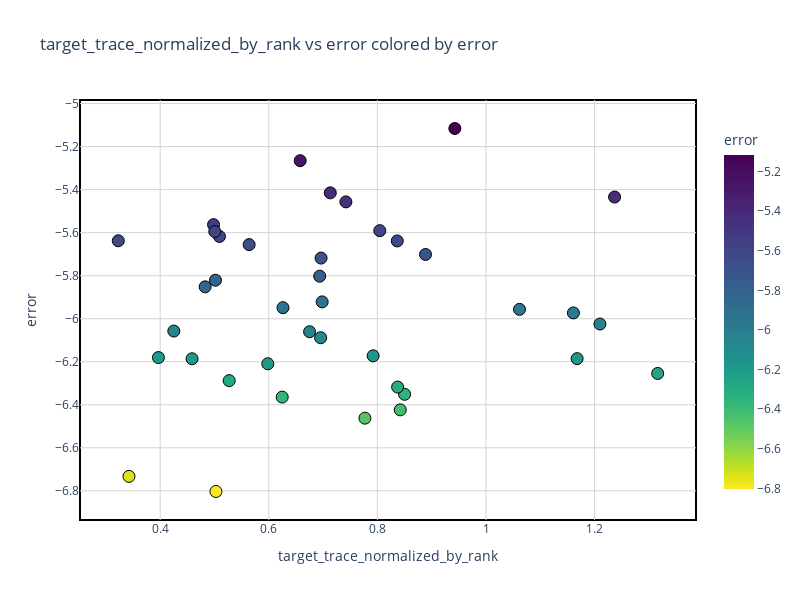

Write notebook code for a chart like this one.
### Code cell
fig =plot_metric_vs_error_plotly(df_agg_by_test_key, qfim_type=None, x_metric="target_trace_normalized_by_rank", error_col="error")
fig.show()

### Figure 1 — Plotly figure (JSON) as saved in the notebook; plotly's stock layout.template omitted (floating-point values rounded to 4 significant figures; data arrays with more than 128 entries replaced by an {"elided": "..."} marker saying what was removed)
{"data": [{"customdata": [["test0"], ["test1"], ["test104"], ["test110"], ["test12"], ["test122"], ["test124"], ["test128"], ["test129"], ["test139"], ["test146"], ["test170"], ["test175"], ["test176"], ["test18"], ["test197"], ["test200"], ["test235"], ["test252"], ["test255"], ["test261"], ["test262"], ["test270"], ["test275"], ["test276"], ["test277"], ["test288"], ["test298"], ["test300"], ["test319"], ["test322"], ["test325"], ["test352"], ["test375"], ["test398"], ["test399"], ["test6"], ["test7"], ["test79"]], "hovertemplate": "target_trace_normalized_by_rank=%{x}<br>error=%{marker.color}<br>test_key=%{customdata[0]}<extra></extra>", "legendgroup": "", "marker": {"color": [-6.351, -6.088, -6.254, -5.638, -5.563, -6.318, -5.957, -5.618, -6.18, -5.265, -6.803, -5.116, -5.949, -6.209, -6.733, -5.718, -5.595, -6.424, -6.462, -6.172, -5.802, -6.185, -5.973, -5.591, -5.922, -5.701, -5.821, -5.852, -6.186, -6.364, -5.434, -6.057, -5.457, -5.638, -5.656, -5.415, -6.06, -6.288, -6.025], "coloraxis": "coloraxis", "line": {"color": "black", "width": 1}, "size": 12, "symbol": "circle"}, "mode": "markers", "name": "", "orientation": "v", "showlegend": false, "type": "scatter", "x": [0.8501, 0.6954, 1.316, 0.8365, 0.4983, 0.8373, 1.062, 0.5091, 0.3968, 0.6578, 0.5027, 0.9426, 0.6261, 0.5982, 0.3425, 0.6962, 0.5005, 0.8421, 0.777, 0.7922, 0.6937, 1.168, 1.161, 0.8044, 0.6983, 0.8886, 0.5018, 0.4828, 0.4587, 0.6247, 1.237, 0.4251, 0.742, 0.3229, 0.5638, 0.7132, 0.6751, 0.527, 1.21], "xaxis": "x", "y": [-6.351, -6.088, -6.254, -5.638, -5.563, -6.318, -5.957, -5.618, -6.18, -5.265, -6.803, -5.116, -5.949, -6.209, -6.733, -5.718, -5.595, -6.424, -6.462, -6.172, -5.802, -6.185, -5.973, -5.591, -5.922, -5.701, -5.821, -5.852, -6.186, -6.364, -5.434, -6.057, -5.457, -5.638, -5.656, -5.415, -6.06, -6.288, -6.025], "yaxis": "y"}], "layout": {"coloraxis": {"colorbar": {"len": 0.9, "thickness": 30, "title": {"text": "error"}, "x": 1.03, "y": 0.5, "yanchor": "middle"}, "colorscale": {"elided": "100x2 mixed values"}}, "height": 600, "legend": {"tracegroupgap": 0}, "shapes": [{"layer": "below", "line": {"color": "black", "width": 2}, "type": "rect", "x0": 0, "x1": 1, "xref": "paper", "y0": 0, "y1": 1, "yref": "paper"}], "title": {"text": "target_trace_normalized_by_rank vs error colored by error"}, "width": 800, "xaxis": {"anchor": "y", "domain": [0, 1], "gridcolor": "lightgray", "gridwidth": 1, "showgrid": true, "title": {"text": "target_trace_normalized_by_rank"}}, "yaxis": {"anchor": "x", "domain": [0, 1], "gridcolor": "lightgray", "gridwidth": 1, "showgrid": true, "title": {"text": "error"}}}}
